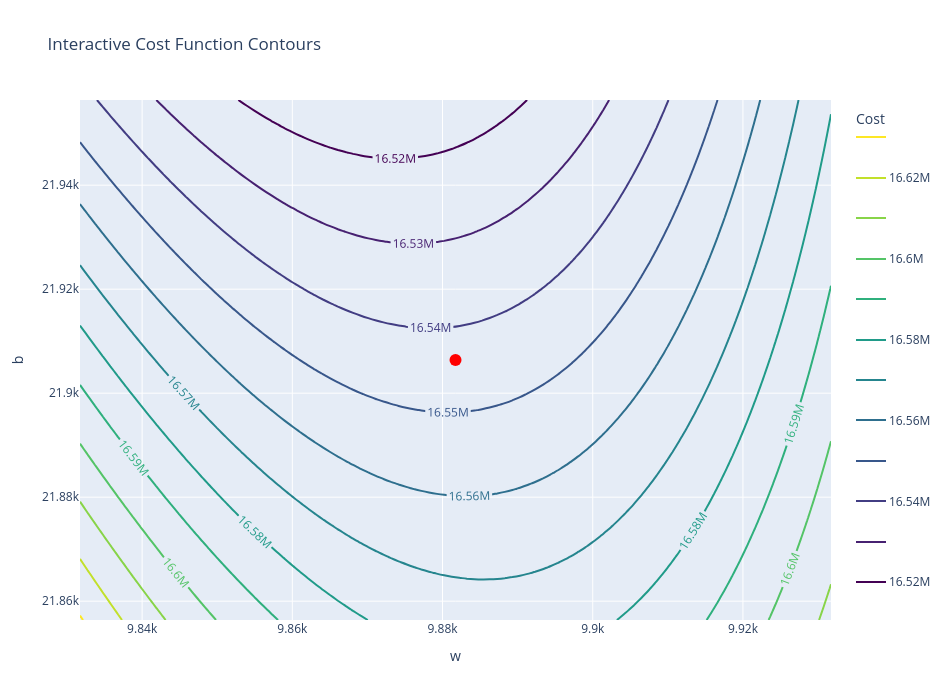

The cell this chart's notebook holds for it:
### Code cell
import plotly.graph_objects as go

fig = go.Figure(data=go.Contour(
    x=W[0, :],
    y=B[:, 0],
    z=J,
    colorscale="Viridis",
    contours=dict(
        coloring="lines",
        showlabels=True
    ),
    line=dict(width=2),
    colorbar=dict(title="Cost")
))

# Mark trained w and b
fig.add_trace(go.Scatter(
    x=[w],
    y=[b],
    mode="markers",
    name="Trained w, b",
    marker=dict(color="red", size=12)
))

fig.update_layout(
    title="Interactive Cost Function Contours",
    xaxis_title="w",
    yaxis_title="b",
    width=950,
    height=700
)

fig.show()
